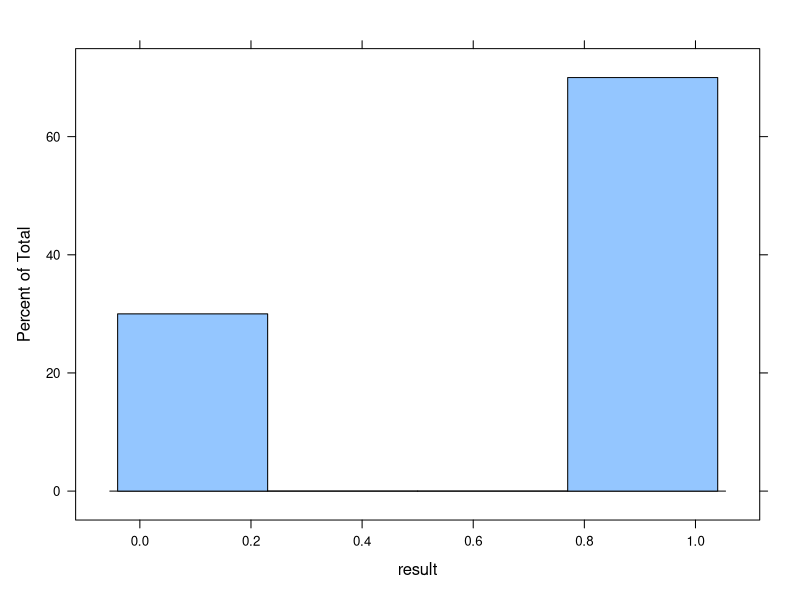
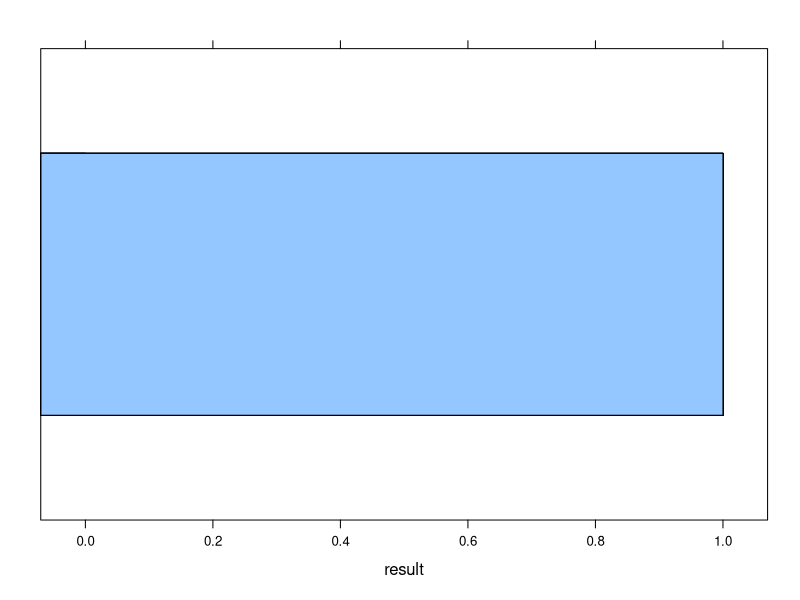
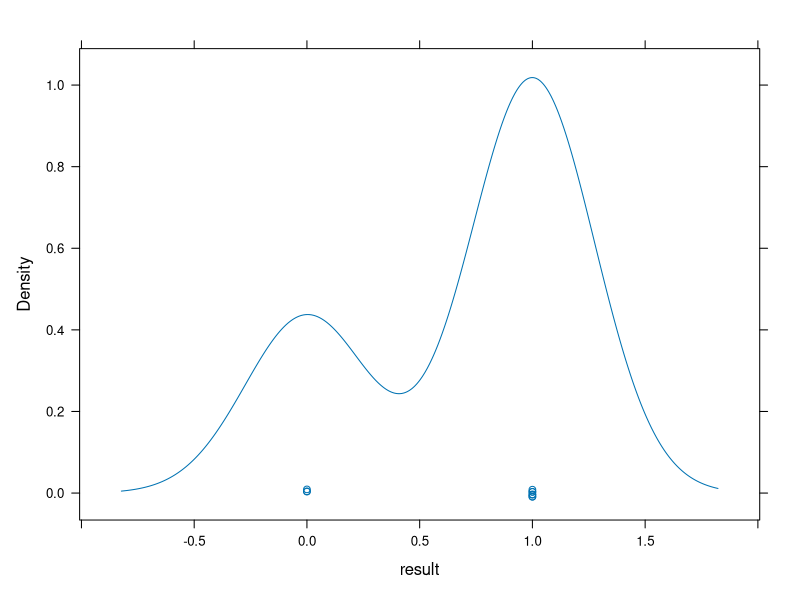
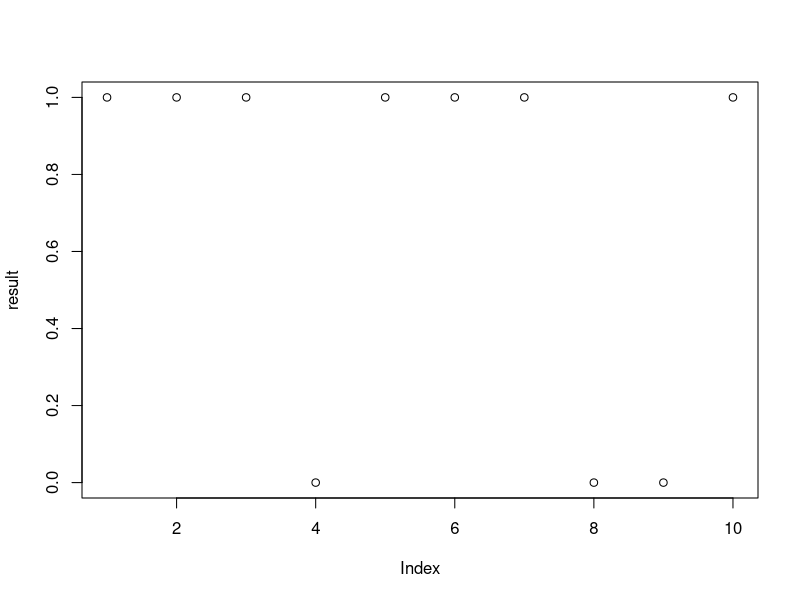
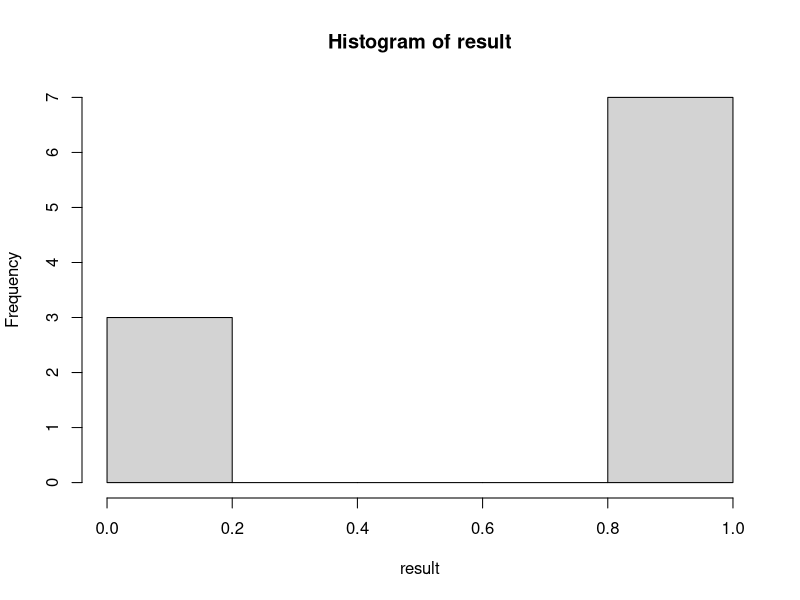
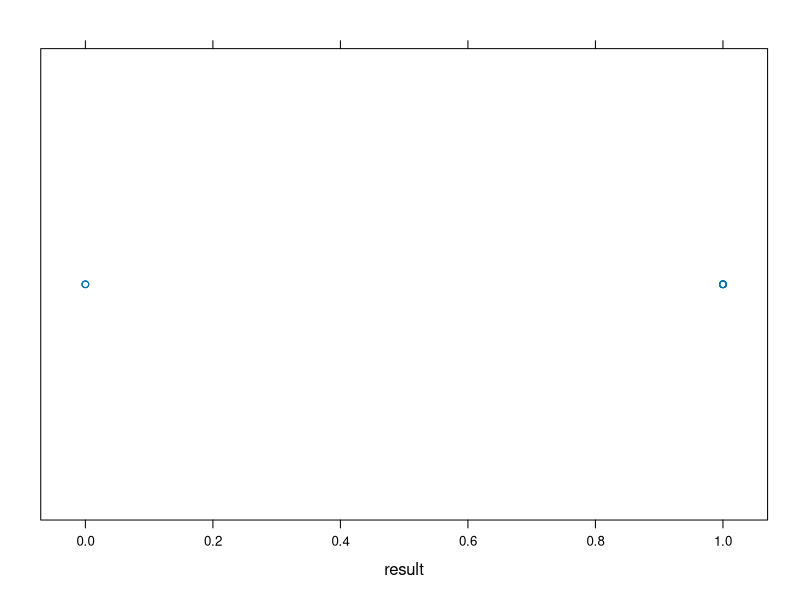
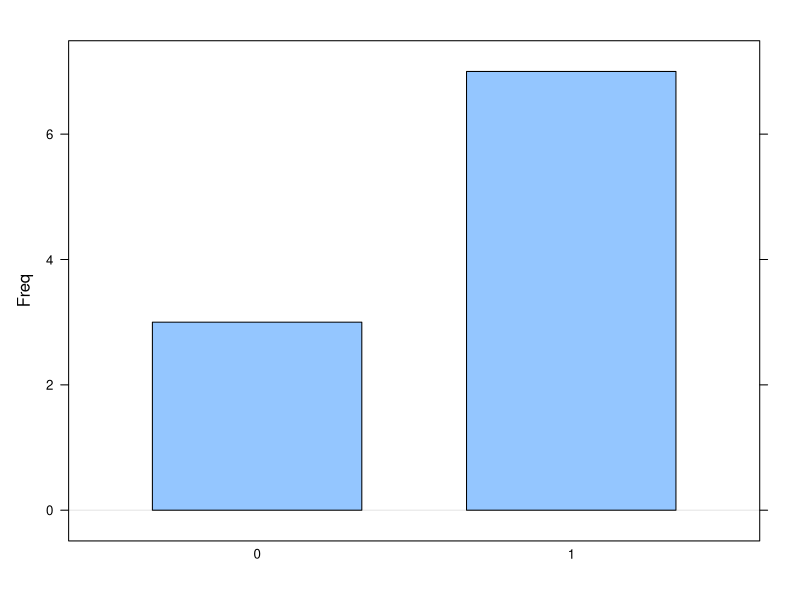

The R source for these figures, in order:
#load lattice

library(lattice)



#check the sample
coin <- c(0,1)
result <- sample(coin,10, replace = TRUE)
result
histogram(result)

barchart(result)
densityplot(result)
plot(result)
hist(result)
stripplot(result)
barchart(table(result), horizontal = FALSE)
summary(result)
